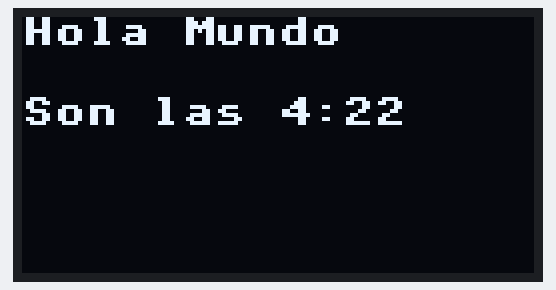
A program run on a simulated Raspberry Pi Pico running MicroPython. On the bench: 128×64 one-colour display. At 3.1 s the program stops and its outputs stay as they are.

Above: at 3.2 s.

The program:

OLED.py
```python
"""
Hay mas metodos que se pueden usar con esta libreria
para graficos y efectos
Ver video con mas explicaciones
https://www.youtube.com/watch?v=H7kyZZcd1dM&t=58s
"""
from machine import Pin,I2C
from ssd1306 import SSD1306_I2C
import framebuf
import time

ancho=128
alto=64
i2c=I2C(0,scl=Pin(17),sda=Pin(16),freq=200000)
pantalla=SSD1306_I2C(ancho,alto,i2c)

pantalla.fill(0)  #Borra pantalla
time.sleep(1)
#pantalla.fill(1) #llena con unos la pantalla

#Pantalla en pixeles 0,0   .....  128,0
#Pantalla en pixeles 0,64  .....  128,64

#Argumentos("texto",x,y)
pantalla.text("Hola Mundo",0,0)
pantalla.show()
time.sleep(2)
pantalla.text("Son las 4:22", 0,20)
pantalla.show()

#Se puede mandar una variable tambien
#Pero hay que chacer un casting a string
#de la variable
#Argumentos(str(variable),x,y)
# valor=50
# pantalla.text(str(valor),0,56)
# pantalla.show() #Metodo show para mostrar el texto
```
